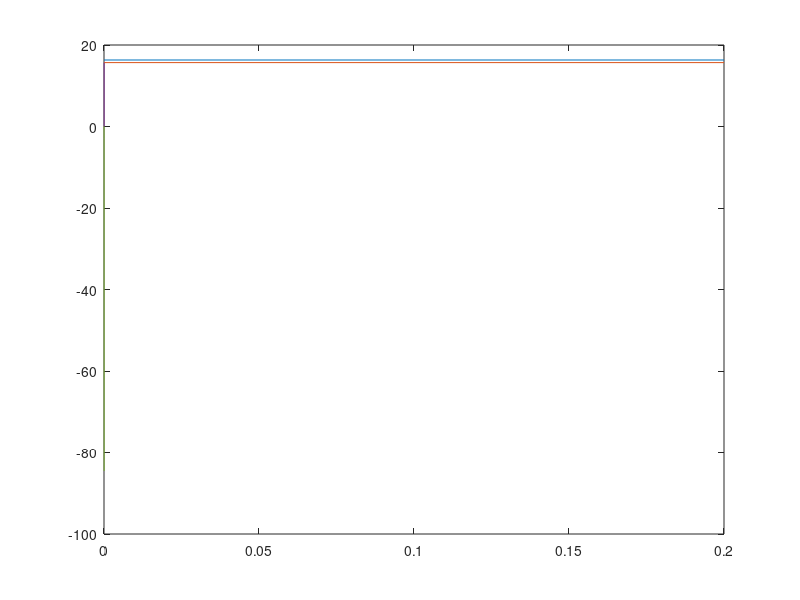

The MATLAB script that drew this image:
%DP-12, D-12
% control object kp / (Tmu * s + 1)
% modular optimum
clear
Pn=2500;
nn=1100;
Un=220;
In=16;
Rj=1.43;
N=990;
a=1;
p=2;
Rv=0.59;
wv=83;
Fn=0.0052;
nmax=3600;
Jd=0.05;

%Ff=[0.0001,0.29,0.51,0.7,0.82,0.915,0.99,1.05,1.1,1.15,1.2,1.24,1.28].*Fn*2*p*wv;
% Ff=[0,0.29,0.51,0.7,0.82,0.915,0.99,1.05,1.1,1.15,1.2,1.24,1.28].*Fn;
% If=[0,0.2,0.4,0.6,0.8,1,1.2,1.4,1.6,1.8,2,2.2,2.4].*16;

Ff1=[0,0.08,0.152,0.215,0.27,0.315,0.355,0.39,0.42,0.445,0.47,0.49, ...
     0.51,0.525,0.54,0.551,0.56,0.57,0.579,0.587,0.595,0.603,0.61, ...
     0.617,0.623,0.627,0.632,0.637,0.64,0.644,0.647, 0.65 ,0.666].*2.2*Fn;
If1=[0, 0.1, 0.2, 0.3, 0.4, 0.5, 0.6, 0.7, 0.8, 0.9, 1.0, 1.1, 1.2, ...
     1.3, 1.4, 1.5, 1.6, 1.7, 1.8, 1.9, 2.0, 2.1, 2.2, 2.3, 2.4, ...
     2.5, 2.6, 2.7, 2.8, 2.9, 3.0, 3.1, 4.0].*In;
 If2 = 0:0.01:70;
  a =    0.006728;
  b =    0.002175;
  c =   -0.006706;
  d =    -0.08989;
 Ff2 = a*exp(b*If2) + c*exp(d*If2);
 
 
kk=p*N/2/pi/a;
Mn=kk*Fn*In;
omega_n=2*pi*nn/60;
La=0.25*Un/In*60/2/p/pi/nn;
Rsum=(Rj+Rv)*(1+0.004*(180-20));
Ta=La/Rsum;
Tv=Fn*2*p*wv/16;
Jsum=4*Jd;
Tm=Jsum*Rsum/(kk*Fn);

kp=Un/10;

Kdt=10/(In*2);
Kds=10/(2*pi*nn/60);
K = 1 / Rsum;
Tmu=0.01;
Tsum = 0.036;

dt = 1e-5;
n_point = 20000;
K1 = Tsum / (2 * Tmu * kp * Kdt * K);
K2 = 1 / (2 * Tmu * kp * Kdt * K);

A = K * dt / (2 * Tsum + dt);
B = -(2 * Tsum - dt) / (2 * Tsum + dt);

C = kp * dt / (2 * Tmu + dt);
D = -(2 * Tmu - dt) / (2 * Tmu + dt);

Tex = 0.0257;

ua(n_point) = 0;
de(n_point) = 0;
dpsi(n_point) = 0;
ia(n_point) = 0;
fi(n_point) = 0;
psi(n_point) = 0;

u_zt(n_point) = 0;
du_t(n_point) = 0;
u_1(n_point) = 0;
u_12(n_point) = 0;
u_3(n_point) = 0;
u_41(n_point) = 0;
u_4(n_point) = 0;

u_21(n_point) = 0;
u_22(n_point) = 0;
u_2(n_point) = 0;
u_sumR(n_point) = 0;
u_dt(n_point) = 0;

max_t = 0.0;
flag = 0;

time_in = 0.0;

for i=1:n_point
    % reference current
    u_zt(i) = 9;
    
    % summator
    if i==1
        du_t(i) = u_zt(i)-0;
    else
        du_t(i) = u_zt(i)-u_dt(i-1);
    end
    
    %-1- P     -----------------------------------    
    u_1(i) = K1 * du_t(i);
    
    %-2- I     -----------------------------------
    if i==1
        u_2(i)= K2 * du_t(i)*dt / 2;
    else
        u_2(i)=  (u_2(i-1) +  K2 * du_t(i)*dt / 2 + K2 * du_t(i-1) * dt / 2);
    end
    
%     if u_2(i) > 10
%         u_2(i) = 10;
%     elseif u_2(i) < -10
%         u_2(i) = -10;
%     end
    
    % reg sum
    u_sumR(i) = u_1(i) + u_2(i);
    
    if u_sumR(i) > 10
        u_sumR(i) = 10;
    elseif u_sumR(i) < -10
        u_sumR(i) = -10;
    end
   
    % power converter
    if i==1
        ua(i) = C * u_sumR(i);
    else
        ua(i)= C * u_sumR(i) + C * u_sumR(i-1) - D * ua(i-1);
    end

    % linear
    if i==1
        ia(i)= A * ua(i);
    else
        ia(i)= A * ua(i) + A * ua(i-1) - B * ia(i-1);
    end
    %ia(i) = ia(i) + (randi(10)-5)*0.015;
    
    % feedback current
    u_dt(i)= Kdt *ia(i);
    
    if i > 1 && flag < 1
        if u_dt(i)>u_dt(i-1)
            max_t = (i-1)*dt;
        else
            flag = 1;
        end
    end
    
    if i > 1
        if u_dt(i) < u_zt(1) - u_zt(1)*0.02
            time_in = (i-1)*dt;
        end
    end
    
end

ton = u_zt(1)*0.02;
up_ton = u_zt(1) + ton;
down_ton = u_zt(1) - ton;
maximum = max(u_dt);
up_ton = up_ton / Kdt;
down_ton = down_ton / Kdt;
maximum = maximum / Kdt;
plot([0 (n_point-1)*dt],[up_ton up_ton],[0 (n_point-1)*dt],[down_ton down_ton],[0 max_t],[maximum maximum],[time_in time_in],[0 down_ton],(0:n_point-1)*dt,ia)


(max(ia)-u_zt(1)/Kdt)/(u_zt(1)/Kdt)*100
%%
%NONLINEAR!!
clear
Pn=2500;
nn=1100;
Un=220;
In=16;
Rj=1.43;
N=990;
a=1;
p=2;
Rv=0.59;
wv=83;
Fn=0.0052;
nmax=3600;
Jd=0.05;


Ff1=[0,0.08,0.152,0.215,0.27,0.315,0.355,0.39,0.42,0.445,0.47,0.49, ...
     0.51,0.525,0.54,0.551,0.56,0.57,0.579,0.587,0.595,0.603,0.61, ...
     0.617,0.623,0.627,0.632,0.637,0.64,0.644,0.647, 0.65 ,0.666].*2.2*Fn;
If1=[0, 0.1, 0.2, 0.3, 0.4, 0.5, 0.6, 0.7, 0.8, 0.9, 1.0, 1.1, 1.2, ...
     1.3, 1.4, 1.5, 1.6, 1.7, 1.8, 1.9, 2.0, 2.1, 2.2, 2.3, 2.4, ...
     2.5, 2.6, 2.7, 2.8, 2.9, 3.0, 3.1, 4.0].*In;
 If2 = 0:0.01:70;
  a =    0.006728;
  b =    0.002175;
  c =   -0.006706;
  d =    -0.08989;
 Ff2 = a*exp(b*If2) + c*exp(d*If2);
 
 
pp = polyfit(If1,Ff1,9);
 
kk=p*N/2/pi/a;
Mn=kk*Fn*In;
omega_n=2*pi*nn/60;
La=0.25*Un/In*60/2/p/pi/nn;
Rsum=(Rj+Rv)*(1+0.004*(180-20));
Ta=La/Rsum;
Jsum=4*Jd;
Tm=Jsum*Rsum/(kk*Fn);

kp=Un/10;

Kdt=10/(In*2);
Kds=10/(2*pi*nn/60);
K = 1 / Rsum;
Tmu=0.01;
Tsum = 0.036;

dt = 1e-5;
n_point = 20000;
K1 = Tsum / (2 * Tmu * kp * Kdt * K);
K2 = 1 / (2 * Tmu * kp * Kdt * K);

A = K * dt / (2 * Ta + dt);
B = -(2 * Ta - dt) / (2 * Ta + dt);

C = kp * dt / (2 * Tmu + dt);
D = -(2 * Tmu - dt) / (2 * Tmu + dt);

Tex = 0.0257;

ua(n_point) = 0;
de(n_point) = 0;
dpsi(n_point) = 0;
ia(n_point) = 0;
fi(n_point) = 0;
psi(n_point) = 0;

u_zt(n_point) = 0;
du_t(n_point) = 0;
u_1(n_point) = 0;
u_12(n_point) = 0;
u_3(n_point) = 0;
u_41(n_point) = 0;
u_4(n_point) = 0;

u_21(n_point) = 0;
u_22(n_point) = 0;
u_2(n_point) = 0;
u_sumR(n_point) = 0;
u_dt(n_point) = 0;

max_t = 0.0;
flag = 0;

time_in = 0.0;

for i=1:n_point
    % reference current
    u_zt(i) = 5;
    
    % summator
    if i==1
        du_t(i) = u_zt(i)-0;
    else
        du_t(i) = u_zt(i)-u_dt(i-1);
    end
    
    %-1- P     -----------------------------------    
    u_1(i) = K1 * du_t(i);
    
    %-2- I     -----------------------------------
    if i==1
        u_2(i)= K2 * du_t(i)*dt / 2;
    else
        u_2(i)=  (u_2(i-1) +  K2 * du_t(i)*dt / 2 + K2 * du_t(i-1) * dt / 2);
    end
    
%     if u_2(i) > 10
%         u_2(i) = 10;
%     elseif u_2(i) < -10
%         u_2(i) = -10;
%     end
    
    % reg sum
    u_sumR(i) = u_1(i) + u_2(i);
    
    if u_sumR(i) > 10
        u_sumR(i) = 10;
    elseif u_sumR(i) < -10
        u_sumR(i) = -10;
    end
   
    % power converter
    if i==1
        ua(i) = C * u_sumR(i);
    else
        ua(i)= C * u_sumR(i) + C * u_sumR(i-1) - D * ua(i-1);
    end
    
    ua(i) = 90;
    if i==1
        dpsi(i) = ua(i)-0;
    else
        dpsi(i) = ua(i)- psi(i-1);
    end
    
      % nonlinear
    if i==1
        ia(i)= A * dpsi(i);
    else
        ia(i)= A * dpsi(i) + A * dpsi(i-1) - B * ia(i-1);
    end

    %ia(i) = ia(i) + (randi(10)-5)*0.015;
    
    % nonlinear function of FLUX
%     if(ia(i) > 0.1)
%         fi(i) = interp1(If1,Ff1,ia(i), 'spline');
%     else
%         fi(i) = 0;
%     end
    
    fi(i) = abs(interp1(If2,Ff2,abs(ia(i)), 'linear'));

%     fi(i) = polyval(pp,ia(i));
%     fi(i) = i*0.00001;
    % fluxlinkage
%     if i==1
%          psi(i) = 2*p*wv*(2 / dt * fi(i));
%     else
%          psi(i) = 2*p*wv*(2 / dt * fi(i) - 2 / dt *fi(i-1) - psi(i-1));
%     end

    if i==1
         psi(i) = 2*p*wv*(fi(i))/dt;
    else
         psi(i) = 2*p*wv*(fi(i) - fi(i-1))/dt;
    end
    
    % feedback current
    u_dt(i)= Kdt *ia(i);
    
    if i > 1 && flag < 1
        if u_dt(i)>u_dt(i-1)
            max_t = (i-1)*dt;
        else
            flag = 1;
        end
    end
    
    if i > 1
        if u_dt(i) < u_zt(1) - u_zt(1)*0.02
            time_in = (i-1)*dt;
        end
    end
    
end

ton = u_zt(1)*0.02;
up_ton = u_zt(1) + ton;
down_ton = u_zt(1) - ton;
maximum = max(u_dt);
up_ton = up_ton / Kdt;
down_ton = down_ton / Kdt;
maximum = maximum / Kdt;
plot([0 (n_point-1)*dt],[up_ton up_ton],[0 (n_point-1)*dt],[down_ton down_ton],[0 max_t],[maximum maximum],[time_in time_in],[0 down_ton],(0:n_point-1)*dt,ia)


(max(ia)-u_zt(1)/Kdt)/(u_zt(1)/Kdt)*100